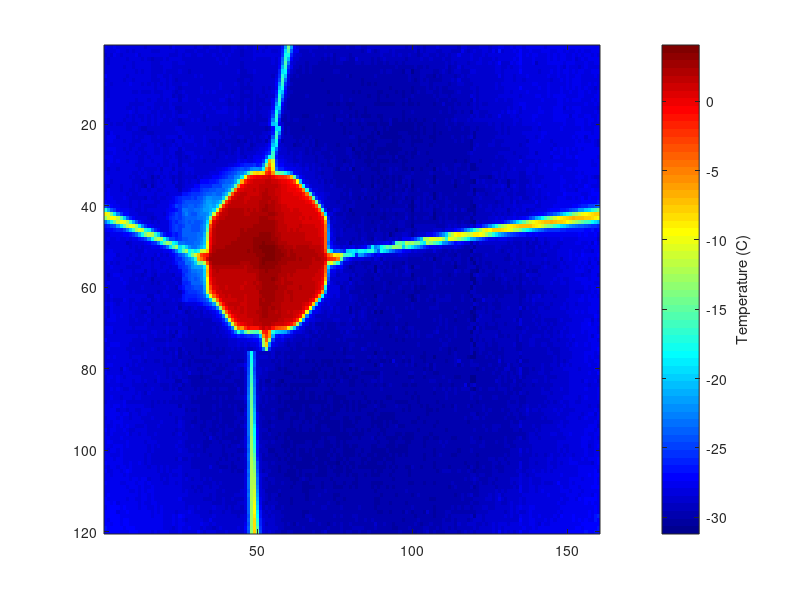

Write MATLAB code to recreate this figure.
%Michael Valentino-Manno
%Simple colormap generator

mahogany = csvread('radiometry45.csv'); %substitute the name of the csv file you want to plot
birch = size(mahogany,1);
ginko = size(mahogany,2);



for row = 1:birch %nested for loop goes through each value
    for col = 1:ginko
        temp = (mahogany(row,col) / 100) - 273; %converts into celsius
        mahogany(row,col) = temp;
    end
end

fig = figure('Name', 'Heatmap');

imagesc(mahogany);

maple = colorbar;      
ylabel(maple, 'Temperature (C)')
colormap('jet'); %colorscheme
